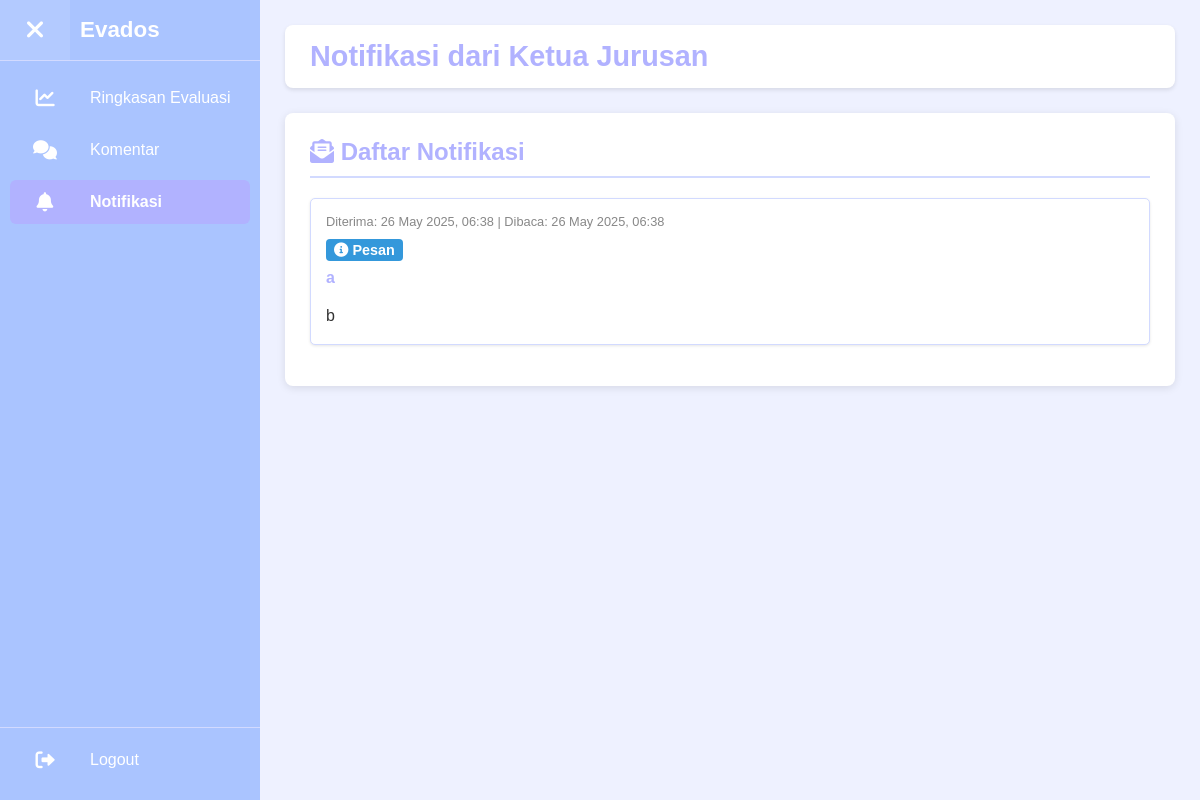
Page /dosen_notifikasi.php (signed in) on the earlier database version.
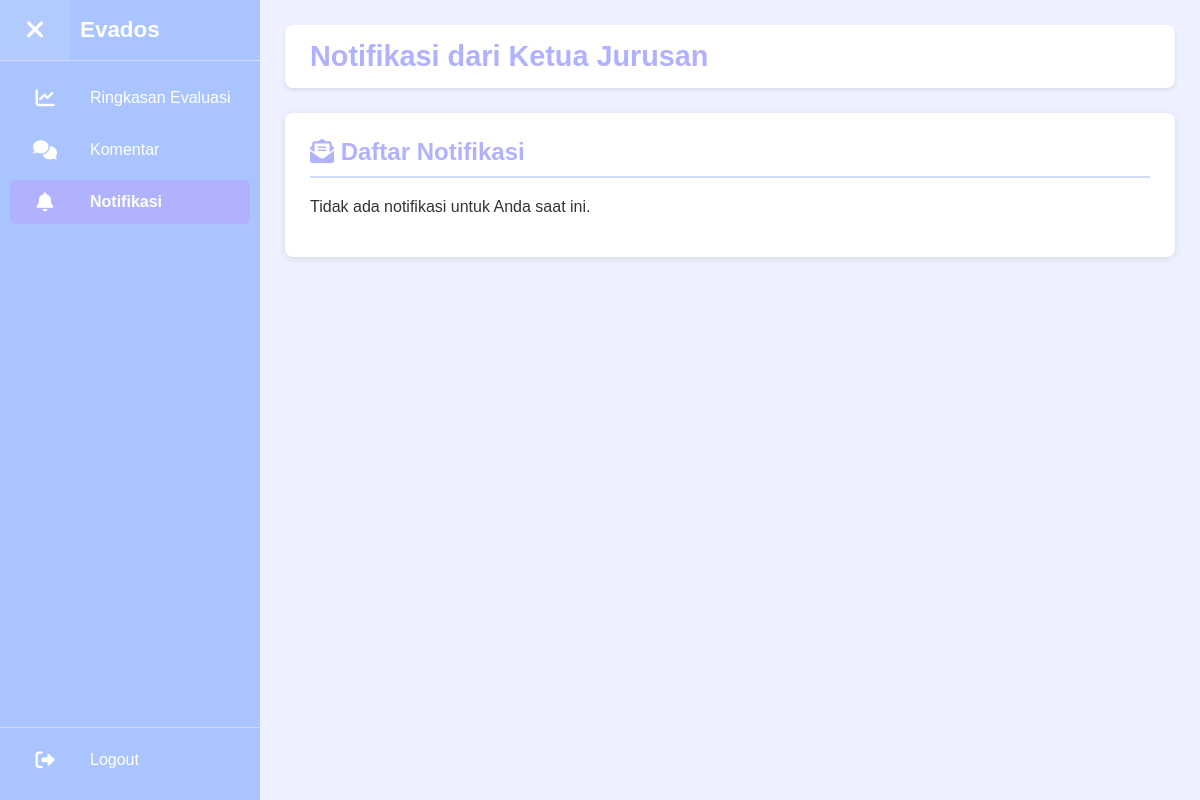
Same page on the later database version.
### tables this page shows
CREATE TABLE `messages` (
  `message_id` int(11) NOT NULL,
  `sender_user_id` int(11) NOT NULL,
  `receiver_user_id` int(11) NOT NULL,
  `message_type` enum('pesan','peringatan','panggilan') NOT NULL,
  `subject` varchar(255) DEFAULT NULL,
  `content` text NOT NULL,
  `sent_at` timestamp NOT NULL DEFAULT current_timestamp(),
  `is_read` tinyint(1) DEFAULT 0,
  `read_at` timestamp NULL DEFAULT NULL
);

### includes/auth_check_dosen.php (called while the page is built, shortened)
<?php
$loggedInDosenId = $_SESSION['user_id'];
?>

### dosen_notifikasi.php (the view, shortened to what this page needs)
<?php
require_once 'includes/auth_check_dosen.php';
require_once 'config/db.php';
$notifications = [];
$stmt_notif = $conn->prepare("SELECT subject, content, sent_at, message_type, is_read, read_at FROM Messages WHERE receiver_user_id = ? ORDER BY sent_at DESC");
if ($stmt_notif) {
    $stmt_notif->bind_param("i", $loggedInDosenId);
    $stmt_notif->execute();
    $result_notif = $stmt_notif->get_result();
    while ($row_notif = $result_notif->fetch_assoc()) {
        $notifications[] = $row_notif;
    }
} else {
    error_log("Dosen Notifikasi: Gagal prepare statement ambil notifikasi: " . $conn->error);
}
$current_page = basename($_SERVER['PHP_SELF']);
?>
<!DOCTYPE html>
<html lang="id">
<head>
    <link rel="stylesheet" href="css/style.css">
    <link rel="stylesheet" href="https://cdnjs.cloudflare.com/ajax/libs/font-awesome/6.0.0-beta3/css/all.min.css">
</head>
<body>
    <div class="mahasiswa-layout">
        <aside class="sidebar" id="sidebar">
            <div class="sidebar-top-section">
                <button class="sidebar-toggle" id="sidebarToggle" aria-label="Toggle Sidebar">
                    <i class="fas fa-bars"></i>
                </button>
                <div class="sidebar-header">
                    <h3 class="logo-text">Evados</h3>
                </div>
            </div>
            <nav class="sidebar-menu">
                <ul>
                    <li><a href="dosen_dashboard.php"
                            class="<?php echo ($current_page == 'dosen_dashboard.php') ? 'active' : ''; ?>"><i
                                class="fas fa-chart-line"></i> <span class="menu-text">Ringkasan Evaluasi</span></a>
                    </li>
                    <li><a href="dosen_komentar.php"
                            class="<?php echo ($current_page == 'dosen_komentar.php') ? 'active' : ''; ?>"><i
                                class="fas fa-comments"></i> <span class="menu-text">Komentar</span></a></li>
                    <li>
                        <a href="dosen_notifikasi.php"
                            class="<?php echo ($current_page == 'dosen_notifikasi.php') ? 'active' : ''; ?>">
                            <i class="fas fa-bell"></i>
                            <span class="menu-text">Notifikasi</span>
                        </a>
                    </li>
                </ul>
            </nav>
            <div class="sidebar-logout-section">
                <a href="logout.php" class="logout-link">
                    <i class="fas fa-sign-out-alt"></i>
                    <span class="menu-text">Logout</span>
                </a>
            </div>
        </aside>
        <main class="main-content" id="mainContent">
            <header class="header">
                <h1>Notifikasi dari Ketua Jurusan</h1>
            </header>
            <section class="content-card">
                <h2><i class="fas fa-envelope-open-text"></i> Daftar Notifikasi</h2>
                <?php if (!empty($notifications)): ?>
                    <ul class="notification-list">
                        <?php foreach ($notifications as $notif): ?>
                            <li class="notification-item <?php echo !$notif['is_read'] ? 'unread-notif' : ''; ?>">
                                <span class="date">
                                    Diterima: <?php echo htmlspecialchars(date('d M Y, H:i', strtotime($notif['sent_at']))); ?>
                                    <?php if ($notif['is_read'] && $notif['read_at']): ?>
                                        | Dibaca: <?php echo htmlspecialchars(date('d M Y, H:i', strtotime($notif['read_at']))); ?>
                                    <?php endif; ?>
                                </span>
                                <div>
                                    <span class="type type-<?php echo htmlspecialchars($notif['message_type']); ?>">
                                        <?php
                                        $icon_type = 'fa-info-circle';
                                        ?>
                                        <i class="fas <?php echo $icon_type; ?>"></i>
                                        <?php echo htmlspecialchars(ucfirst($notif['message_type'])); ?>
                                    </span>
                                </div>
                                <h4><?php echo htmlspecialchars($notif['subject'] ?: '(Tanpa Subjek)'); ?></h4>
                                <p><?php echo nl2br(htmlspecialchars($notif['content'])); ?></p>
                            </li>
                        <?php endforeach; ?>
                    </ul>
                <?php else: ?>
                    <p>Tidak ada notifikasi untuk Anda saat ini.</p>
                <?php endif; ?>
            </section>
        </main>
    </div>
</body>
</html>

### css/style.css (style rules this page uses)
:root { --primary-color: #b1b2ff; --secondary-color: #aac4ff; --tertiary-color: #d2daff; --background-color: #eef1ff; --text-color: #333; --white-color: #fff; --shadow-color: rgba(0, 0, 0, 0.1); }
body { font-family: "Arial", sans-serif; margin: 0; background-color: var(--background-color); color: var(--text-color); display: flex; flex-direction: column; min-height: 100vh; }
.mahasiswa-layout { display: flex; min-height: 100vh; }
.sidebar { width: 260px; background-color: var(--secondary-color); color: var(--white-color); display: flex; flex-direction: column; transition: width 0.35s cubic-bezier(0.4, 0, 0.2, 1); overflow: hidden; height: 100vh; position: fixed; left: 0; top: 0; z-index: 1000; box-sizing: border-box; padding: 0; }
.sidebar-top-section { display: flex; align-items: center; border-bottom: 1px solid var(--tertiary-color); min-height: 60px; flex-shrink: 0; }
.sidebar-toggle { background: none; border: none; color: var(--white-color); font-size: 1.6em; cursor: pointer; display: flex; align-items: center; justify-content: center; width: 70px; height: 100%; flex-shrink: 0; }
.sidebar-header { padding-left: 10px; padding-right: 15px; flex-grow: 1; overflow: hidden; display: flex; align-items: center; }
.sidebar-header h3 { margin: 0; font-size: 1.4em; color: var(--white-color); opacity: 1; transition: opacity 0.2s ease-in-out 0.05s; white-space: nowrap; }
.sidebar-menu { flex-grow: 1; overflow-y: auto; padding-top: 15px; }
.sidebar-menu ul { list-style: none; padding: 0; margin: 0; }
.sidebar-menu li a, .logout-link { display: flex; align-items: center; color: var(--white-color); text-decoration: none; transition: background-color 0.3s ease; white-space: nowrap; overflow: hidden; height: 44px; }
.sidebar:not(.collapsed) .sidebar-menu li a, .sidebar:not(.collapsed) .logout-link { margin: 0 10px 8px 10px; border-radius: 6px; }
.sidebar-menu li a i, .logout-link i { width: 70px; min-width: 70px; height: 100%; display: flex; align-items: center; justify-content: center; font-size: 1.2em; flex-shrink: 0; }
.sidebar-menu li a .menu-text, .logout-link .menu-text { padding-left: 10px; padding-right: 15px; opacity: 1; transition: opacity 0.2s ease-in-out 0.05s, padding 0.2s ease-in-out 0.05s, width 0.2s ease-in-out 0.05s; }
.sidebar-menu li a.active { background-color: var(--primary-color); font-weight: bold; }
.sidebar-logout-section { padding-top: 10px; margin-top: auto; border-top: 1px solid var(--tertiary-color); flex-shrink: 0; padding-bottom: 10px; }
.main-content { flex-grow: 1; padding: 25px; margin-left: 260px; transition: margin-left 0.35s cubic-bezier(0.4, 0, 0.2, 1); background-color: var(--background-color); min-height: 100vh; box-sizing: border-box; }
.header { display: flex; justify-content: flex-start; align-items: center; padding: 15px 25px; background-color: var(--white-color); box-shadow: 0 2px 4px var(--shadow-color); border-radius: 8px; margin-bottom: 25px; }
.header h1 { color: var(--primary-color); margin: 0; font-size: 1.8em; }
.content-card { background-color: var(--white-color); padding: 25px; border-radius: 8px; box-shadow: 0 2px 8px var(--shadow-color); animation: slideUp 0.5s ease-out; }
.content-card h2 { color: var(--primary-color); margin-top: 0; margin-bottom: 20px; border-bottom: 2px solid var(--tertiary-color); padding-bottom: 10px; }
.sidebar-menu li a { position: relative; }
.sidebar-menu li a i, .logout-link i { transition: transform 0.3s ease; }
.comment-list, .message-list, .notification-list { list-style: none; padding: 0; margin-top: 20px; }
.comment-item, .message-item, .notification-item { background-color: var( --white-color ); border: 1px solid var(--tertiary-color); padding: 15px; margin-bottom: 15px; border-radius: 5px; box-shadow: 0 1px 3px var(--shadow-color); }
.message-item h4, .notification-item h4 { margin-top: 0; margin-bottom: 5px; color: var(--primary-color); }
.comment-date, .message-item .date, .notification-item .date { font-size: 0.8em; color: #888; margin-bottom: 10px; display: block; }
.message-item .type, .notification-item .type { font-size: 0.9em; font-weight: bold; text-transform: capitalize; margin-bottom: 8px; display: inline-block; padding: 3px 8px; border-radius: 4px; color: var(--white-color); }
.type-pesan { background-color: #3498db; }
.comment-item p, .message-item p, .notification-item p { margin-bottom: 0; line-height: 1.6; }

Differences in the rows shown:
removed messages: sent_at "26 May 2025, 06:38", read_at "26 May 2025, 06:38", message_type "Pesan", subject "a", content "b"
Other differences:
text now shown: "Tidak ada notifikasi untuk Anda saat ini."
